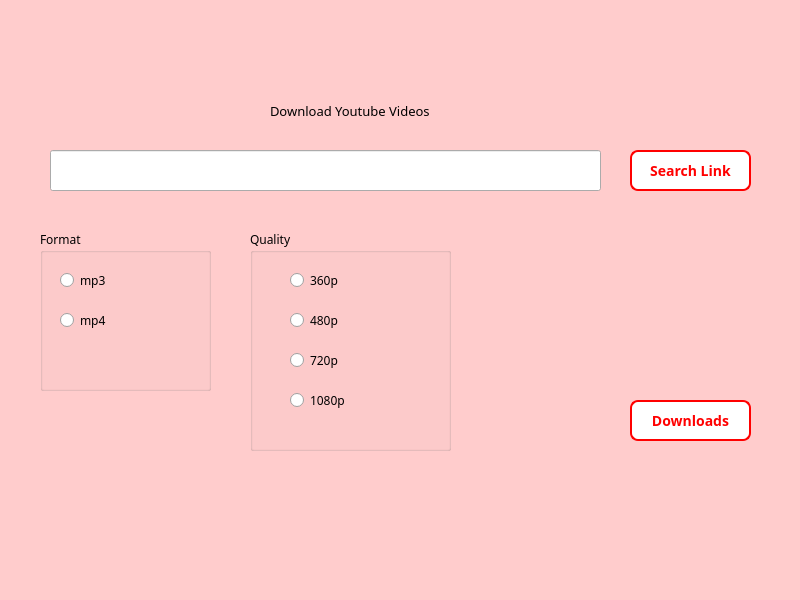
<?xml version="1.0" encoding="UTF-8"?>
<ui version="4.0">
 <class>MainWindow</class>
 <widget class="QMainWindow" name="MainWindow">
  <property name="geometry">
   <rect>
    <x>0</x>
    <y>0</y>
    <width>800</width>
    <height>600</height>
   </rect>
  </property>
  <property name="minimumSize">
   <size>
    <width>800</width>
    <height>600</height>
   </size>
  </property>
  <property name="maximumSize">
   <size>
    <width>800</width>
    <height>600</height>
   </size>
  </property>
  <property name="font">
   <font>
    <family>Segoe Script</family>
   </font>
  </property>
  <property name="windowTitle">
   <string>MainWindow</string>
  </property>
  <property name="styleSheet">
   <string notr="true">QMainWindow {
                background-color: #FFCCCC; /* Hafif kırmızı arka plan */
            }</string>
  </property>
  <widget class="QWidget" name="centralwidget">
   <widget class="QLabel" name="headerLabel">
    <property name="geometry">
     <rect>
      <x>270</x>
      <y>70</y>
      <width>271</width>
      <height>81</height>
     </rect>
    </property>
    <property name="font">
     <font>
      <family>Segoe Script</family>
      <pointsize>10</pointsize>
     </font>
    </property>
    <property name="text">
     <string>Download Youtube Videos</string>
    </property>
   </widget>
   <widget class="QLineEdit" name="linkTxtBox">
    <property name="geometry">
     <rect>
      <x>50</x>
      <y>150</y>
      <width>551</width>
      <height>41</height>
     </rect>
    </property>
    <property name="font">
     <font>
      <pointsize>10</pointsize>
     </font>
    </property>
   </widget>
   <widget class="QGroupBox" name="formatGroupBox">
    <property name="geometry">
     <rect>
      <x>40</x>
      <y>230</y>
      <width>171</width>
      <height>161</height>
     </rect>
    </property>
    <property name="font">
     <font>
      <family>Segoe Script</family>
     </font>
    </property>
    <property name="title">
     <string>Format</string>
    </property>
    <widget class="QRadioButton" name="mp4Radio">
     <property name="geometry">
      <rect>
       <x>20</x>
       <y>80</y>
       <width>141</width>
       <height>20</height>
      </rect>
     </property>
     <property name="font">
      <font>
       <family>Segoe Script</family>
      </font>
     </property>
     <property name="text">
      <string>mp4</string>
     </property>
    </widget>
    <widget class="QRadioButton" name="mp3Radio">
     <property name="geometry">
      <rect>
       <x>20</x>
       <y>40</y>
       <width>141</width>
       <height>20</height>
      </rect>
     </property>
     <property name="font">
      <font>
       <family>Segoe Script</family>
      </font>
     </property>
     <property name="text">
      <string>mp3</string>
     </property>
    </widget>
   </widget>
   <widget class="QPushButton" name="searchButton">
    <property name="geometry">
     <rect>
      <x>630</x>
      <y>150</y>
      <width>121</width>
      <height>41</height>
     </rect>
    </property>
    <property name="font">
     <font>
      <family>Segoe Script</family>
      <pointsize>-1</pointsize>
      <weight>75</weight>
      <bold>true</bold>
     </font>
    </property>
    <property name="styleSheet">
     <string notr="true">QPushButton {
                background-color: #FFFFFF; /* Beyaz arka plan */
                color: #FF0000; /* Kırmızı yazı */
                font-size: 14px;
                font-weight: bold;
                border: 2px solid #FF0000; /* Kırmızı kenar */
                border-radius: 8px; /* Hafif yuvarlak kenarlar */
                padding: 6px;
            }
            QPushButton:hover {
                background-color: #FF4C4C; /* Hover sırasında açık kırmızı */
                color: #FFFFFF; /* Yazı beyaz */
                border: 2px solid #FF0000;
            }
            QPushButton:pressed {
                background-color: #CC0000; /* Basılınca koyu kırmızı */
                color: #FFFFFF;
            }</string>
    </property>
    <property name="text">
     <string>Search Link</string>
    </property>
   </widget>
   <widget class="QGroupBox" name="qualityGroupbox">
    <property name="geometry">
     <rect>
      <x>250</x>
      <y>230</y>
      <width>201</width>
      <height>221</height>
     </rect>
    </property>
    <property name="font">
     <font>
      <family>Segoe Script</family>
     </font>
    </property>
    <property name="title">
     <string>Quality</string>
    </property>
    <widget class="QRadioButton" name="mp4Radio_4">
     <property name="geometry">
      <rect>
       <x>40</x>
       <y>80</y>
       <width>141</width>
       <height>20</height>
      </rect>
     </property>
     <property name="font">
      <font>
       <family>Segoe Script</family>
      </font>
     </property>
     <property name="text">
      <string>480p</string>
     </property>
    </widget>
    <widget class="QRadioButton" name="mp3Radio_4">
     <property name="geometry">
      <rect>
       <x>40</x>
       <y>40</y>
       <width>141</width>
       <height>20</height>
      </rect>
     </property>
     <property name="font">
      <font>
       <family>Segoe Script</family>
      </font>
     </property>
     <property name="text">
      <string>360p</string>
     </property>
    </widget>
    <widget class="QRadioButton" name="mp4Radio_5">
     <property name="geometry">
      <rect>
       <x>40</x>
       <y>120</y>
       <width>141</width>
       <height>20</height>
      </rect>
     </property>
     <property name="font">
      <font>
       <family>Segoe Script</family>
      </font>
     </property>
     <property name="text">
      <string>720p</string>
     </property>
    </widget>
    <widget class="QRadioButton" name="mp4Radio_6">
     <property name="geometry">
      <rect>
       <x>40</x>
       <y>160</y>
       <width>141</width>
       <height>20</height>
      </rect>
     </property>
     <property name="font">
      <font>
       <family>Segoe Script</family>
      </font>
     </property>
     <property name="text">
      <string>1080p</string>
     </property>
    </widget>
   </widget>
   <widget class="QPushButton" name="downloadsLabel">
    <property name="geometry">
     <rect>
      <x>630</x>
      <y>400</y>
      <width>121</width>
      <height>41</height>
     </rect>
    </property>
    <property name="font">
     <font>
      <family>Segoe Script</family>
      <pointsize>-1</pointsize>
      <weight>75</weight>
      <bold>true</bold>
     </font>
    </property>
    <property name="styleSheet">
     <string notr="true">QPushButton {
                background-color: #FFFFFF; /* Beyaz arka plan */
                color: #FF0000; /* Kırmızı yazı */
                font-size: 14px;
                font-weight: bold;
                border: 2px solid #FF0000; /* Kırmızı kenar */
                border-radius: 8px; /* Hafif yuvarlak kenarlar */
                padding: 6px;
            }
            QPushButton:hover {
                background-color: #FF4C4C; /* Hover sırasında açık kırmızı */
                color: #FFFFFF; /* Yazı beyaz */
                border: 2px solid #FF0000;
            }
            QPushButton:pressed {
                background-color: #CC0000; /* Basılınca koyu kırmızı */
                color: #FFFFFF;
            }</string>
    </property>
    <property name="text">
     <string>Downloads</string>
    </property>
   </widget>
   <widget class="QLabel" name="resultLabel">
    <property name="geometry">
     <rect>
      <x>580</x>
      <y>240</y>
      <width>151</width>
      <height>81</height>
     </rect>
    </property>
    <property name="font">
     <font>
      <family>Segoe Script</family>
     </font>
    </property>
    <property name="text">
     <string/>
    </property>
   </widget>
  </widget>
  <widget class="QMenuBar" name="menubar">
   <property name="geometry">
    <rect>
     <x>0</x>
     <y>0</y>
     <width>800</width>
     <height>26</height>
    </rect>
   </property>
  </widget>
 </widget>
 <resources/>
 <connections/>
</ui>
